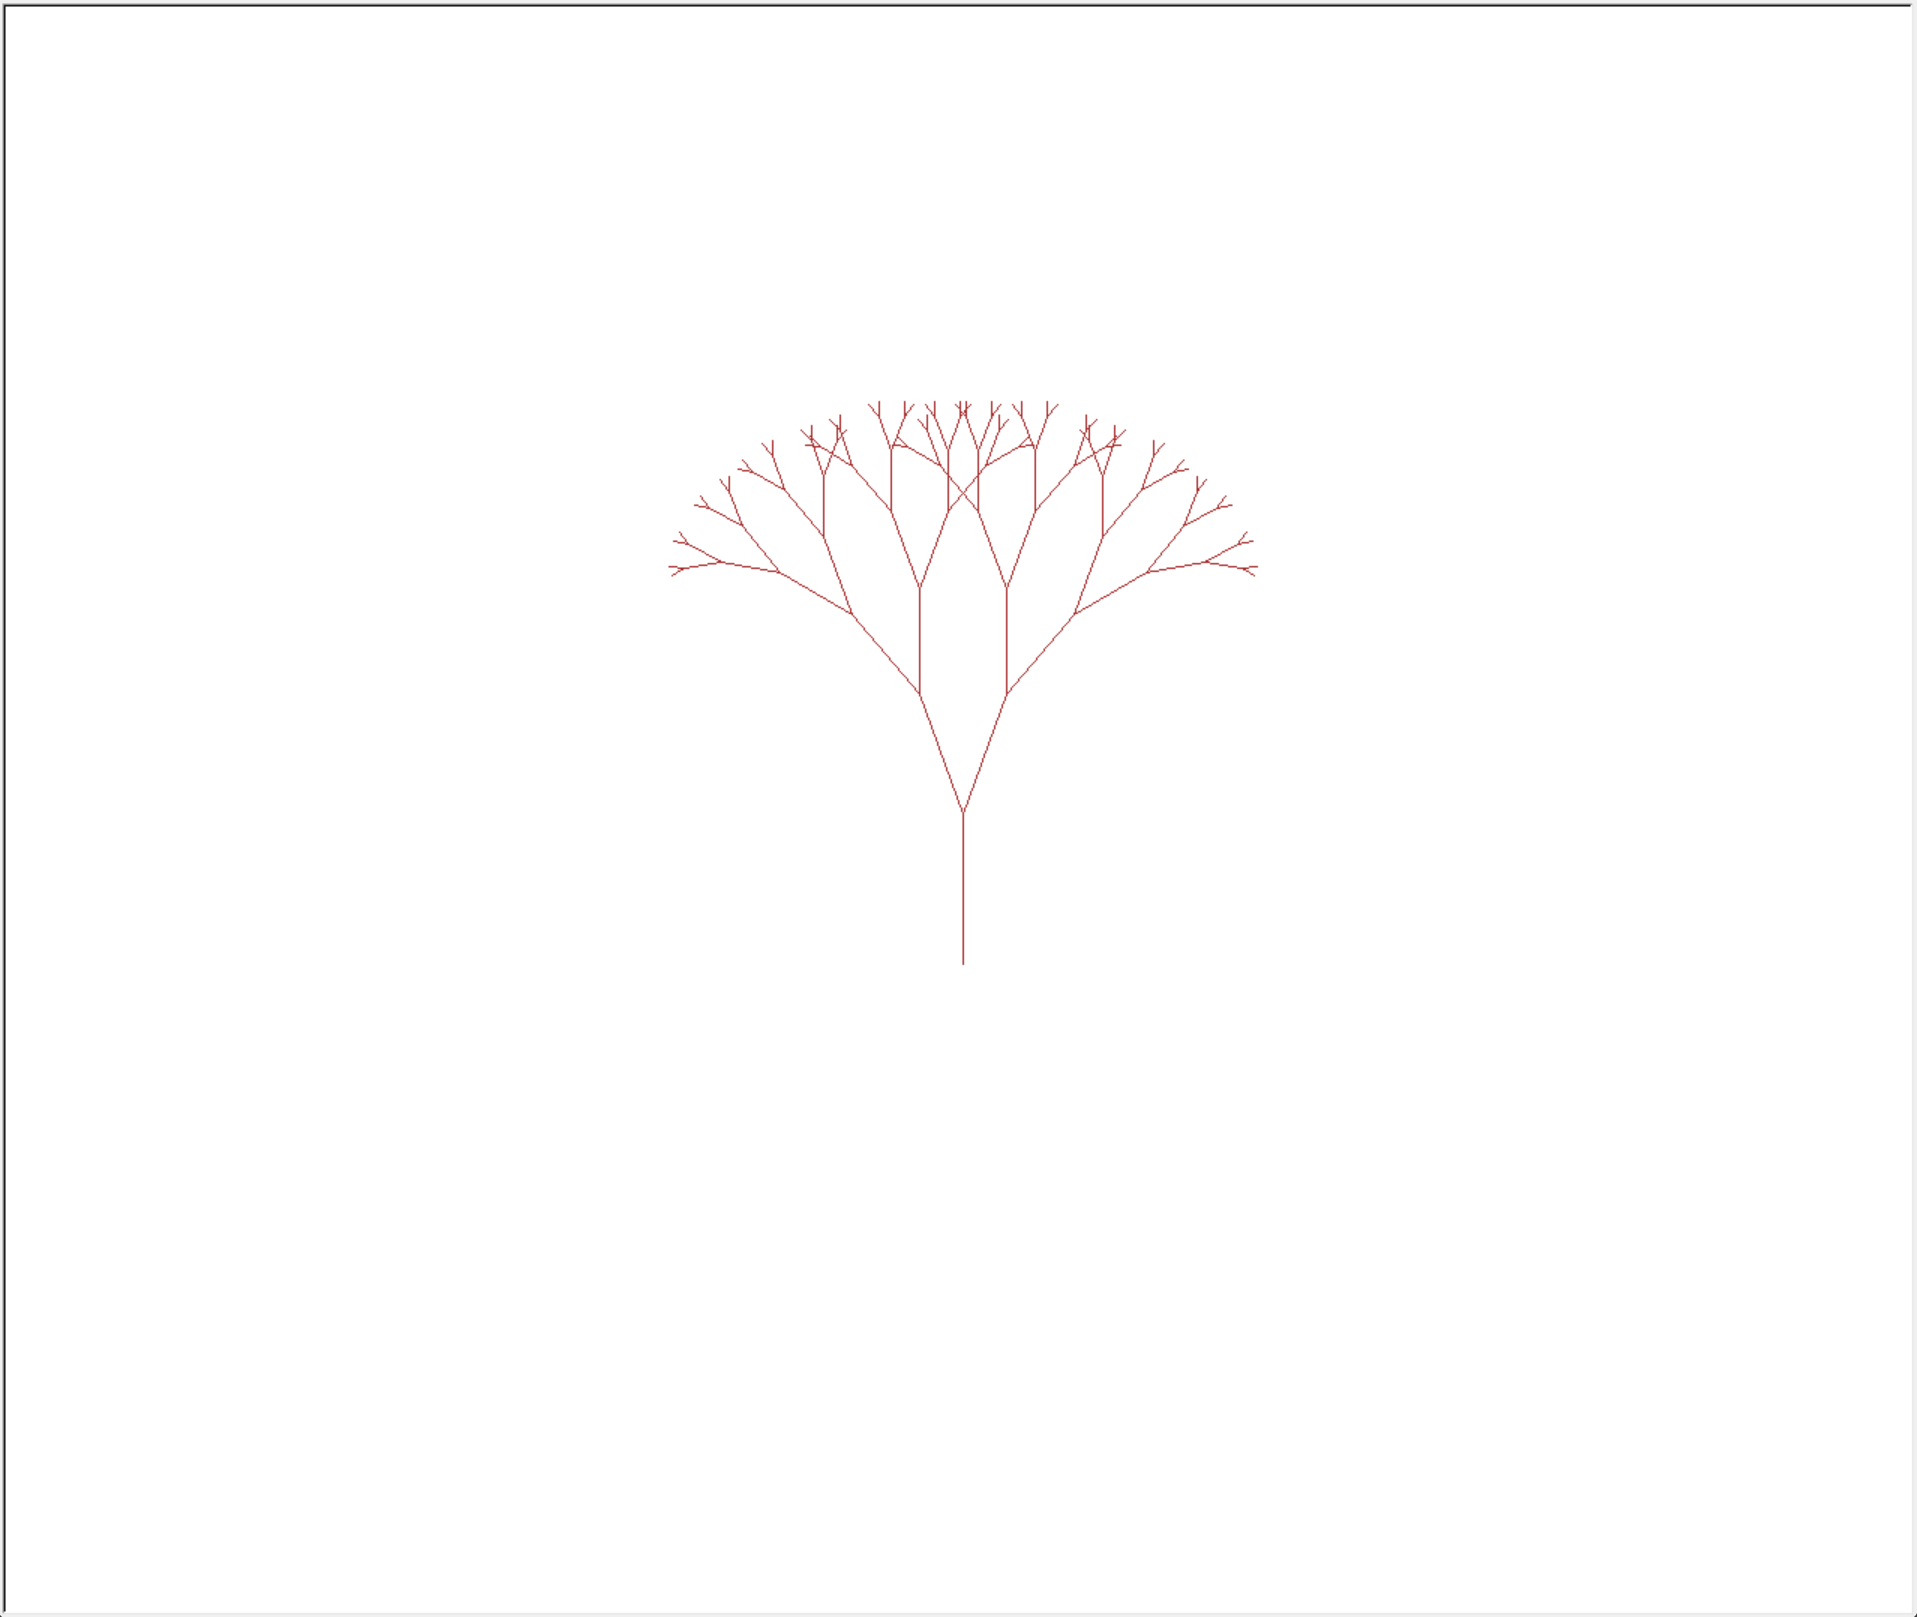

Generate this figure with Python:
#openai/o1-mini
import turtle

def draw_tree(branch_length, t):
    if branch_length > 5:
        t.forward(branch_length)
        t.right(20)
        draw_tree(branch_length - 15, t)
        t.left(40)
        draw_tree(branch_length - 15, t)
        t.right(20)
        t.backward(branch_length)

def main():
    screen = turtle.Screen()
    screen.bgcolor("white")
    t = turtle.Turtle()
    t.left(90)
    t.up()
    t.backward(100)
    t.down()
    t.color("brown")
    draw_tree(100, t)
    t.hideturtle()
    screen.exitonclick()

if __name__ == "__main__":
    main()
